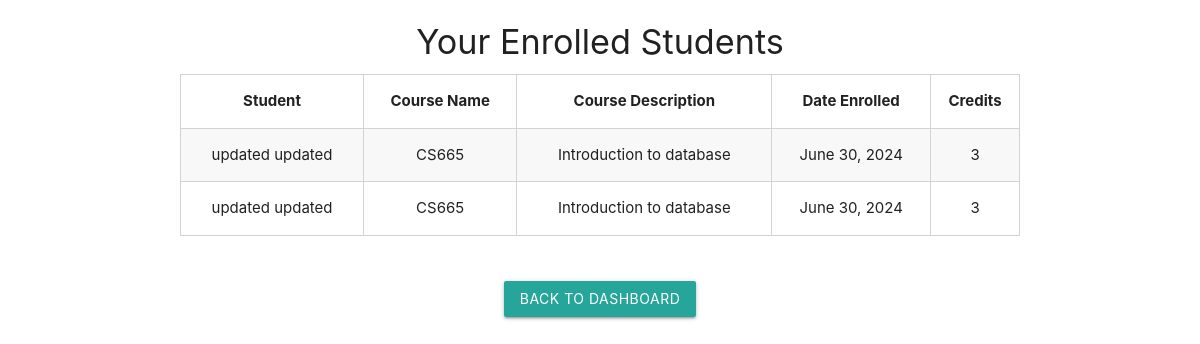
The page /professor/enrollments/ (signed in) on the database its author committed.
### app/models.py (models this page shows, shortened)
class Enrollment(models.Model):
    student = models.ForeignKey(Student, on_delete=models.CASCADE)
    course = models.ForeignKey(Course, on_delete=models.CASCADE)
    date_enrolled = models.DateField()

class Student(AbstractUser):
    address = models.TextField()
    phone_number = models.CharField(max_length=15,unique=True)
    USERNAME_FIELD = 'phone_number'
    REQUIRED_FIELDS = ['first_name', 'last_name', 'email']

class Course(models.Model):
    course_name = models.CharField(max_length=100)
    description = models.TextField()
    credits = models.IntegerField()
    professor = models.ForeignKey(Professor, on_delete=models.CASCADE)

### app/views.py (the view)
# urls.py: path('professor/enrollments/', professor_enrollments, name='professor_enrollments'),
def professor_enrollments(request):
    professor_id = request.session.get('professor_id')
    professor = Professor.objects.get(pk=professor_id)
    enrollments = Enrollment.objects.filter(course__professor=professor)
    return render(request, 'professor_enrollments.html', {'enrollments': enrollments})

### app/templates/professor_enrollments.html (shortened to what this page needs)
<!DOCTYPE html>
<html lang="en">
<head>
    <link rel="stylesheet" href="https://cdnjs.cloudflare.com/ajax/libs/materialize/1.0.0/css/materialize.min.css">
</head>
<body>
    <div class="container">
        <h4 class="center">Your Enrolled Students</h4>
        <table class="striped">
            <thead>
                <tr>
                    <th>Student</th>
                    <th>Course Name</th>
                    <th>Course Description</th>
                    <th>Date Enrolled</th>
                    <th>Credits</th>
                </tr>
            </thead>
            <tbody>
                {% for enrollment in enrollments %}
                <tr>
                    <td>{{ enrollment.student.first_name }} {{ enrollment.student.last_name }}</td>
                    <td>{{ enrollment.course.course_name }}</td>
                    <td>{{ enrollment.course.description }}</td>
                    <td>{{ enrollment.date_enrolled }}</td>
                    <td>{{ enrollment.course.credits }}</td>
                </tr>
                {% endfor %}
            </tbody>
        </table>
        <div class="center">
            <br><br>
            <a href="{% url 'professor_home' %}" class="btn">Back to Dashboard</a>
        </div>
    </div>
</body>
</html>

### app/templates/professor_enrollments.html (style rules this page uses)
td,th { border:1px solid lightgrey; text-align:center; }

### rows shown on the page
Enrollment: student.first_name "updated", student.last_name "updated", course.course_name "CS665", course.description "Introduction to database", date_enrolled "June 30, 2024", course.credits "3"
Enrollment: student.first_name "updated", student.last_name "updated", course.course_name "CS665", course.description "Introduction to database", date_enrolled "June 30, 2024", course.credits "3"
